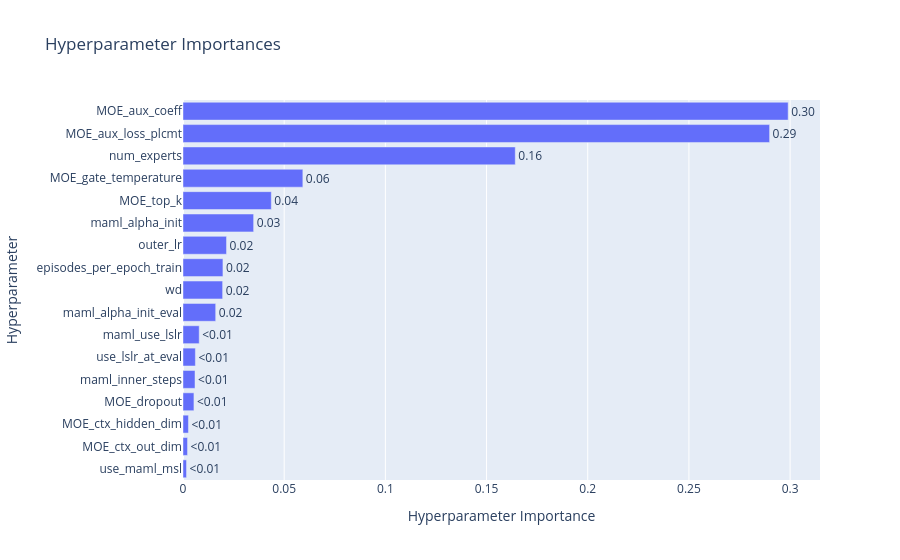

The notebook cell saved with this chart:
### Code cell
# 2. Plot Hyperparameter Importance
try:
    fig_imp = plot_param_importances(study)
    fig_imp.show()
except Exception as e:
    print(f"Could not plot importance (might need more trials): {e}")

### Figure 1 — Plotly figure (JSON) as saved in the notebook; plotly's stock layout.template omitted (floating-point values rounded to 4 significant figures)
{"data": [{"cliponaxis": false, "hovertemplate": ["use_maml_msl (CategoricalDistribution): 0.0017388951665994671<extra></extra>", "MOE_ctx_out_dim (CategoricalDistribution): 0.0022383625595137494<extra></extra>", "MOE_ctx_hidden_dim (CategoricalDistribution): 0.0026898410944720934<extra></extra>", "MOE_dropout (FloatDistribution): 0.005405297854432051<extra></extra>", "maml_inner_steps (CategoricalDistribution): 0.005940201342429472<extra></extra>", "use_lslr_at_eval (CategoricalDistribution): 0.006115406919797843<extra></extra>", "maml_use_lslr (CategoricalDistribution): 0.008008424828542055<extra></extra>", "maml_alpha_init_eval (FloatDistribution): 0.01615575714105554<extra></extra>", "wd (FloatDistribution): 0.0195852515461004<extra></extra>", "episodes_per_epoch_train (CategoricalDistribution): 0.019736551806061157<extra></extra>", "outer_lr (FloatDistribution): 0.021505916540795908<extra></extra>", "maml_alpha_init (FloatDistribution): 0.034905802047950685<extra></extra>", "MOE_top_k (CategoricalDistribution): 0.0436437410511726<extra></extra>", "MOE_gate_temperature (FloatDistribution): 0.0592257576551382<extra></extra>", "num_experts (CategoricalDistribution): 0.1641937030165056<extra></extra>", "MOE_aux_loss_plcmt (CategoricalDistribution): 0.28987273557364074<extra></extra>", "MOE_aux_coeff (FloatDistribution): 0.2990383538557927<extra></extra>"], "name": "Objective Value", "orientation": "h", "text": ["<0.01", "<0.01", "<0.01", "<0.01", "<0.01", "<0.01", "<0.01", "0.02", "0.02", "0.02", "0.02", "0.03", "0.04", "0.06", "0.16", "0.29", "0.30"], "textposition": "outside", "type": "bar", "x": [0.001739, 0.002238, 0.00269, 0.005405, 0.00594, 0.006115, 0.008008, 0.01616, 0.01959, 0.01974, 0.02151, 0.03491, 0.04364, 0.05923, 0.1642, 0.2899, 0.299], "y": ["use_maml_msl", "MOE_ctx_out_dim", "MOE_ctx_hidden_dim", "MOE_dropout", "maml_inner_steps", "use_lslr_at_eval", "maml_use_lslr", "maml_alpha_init_eval", "wd", "episodes_per_epoch_train", "outer_lr", "maml_alpha_init", "MOE_top_k", "MOE_gate_temperature", "num_experts", "MOE_aux_loss_plcmt", "MOE_aux_coeff"]}], "layout": {"title": {"text": "Hyperparameter Importances"}, "xaxis": {"title": {"text": "Hyperparameter Importance"}}, "yaxis": {"title": {"text": "Hyperparameter"}}}}
